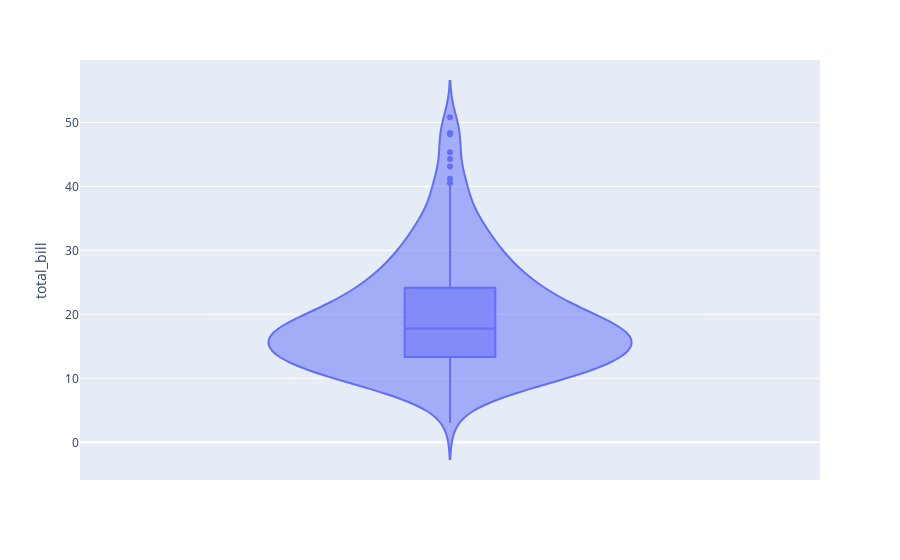

The notebook cell saved with this chart:
### Code cell
px.violin(df, y="total_bill", box =True)

### Figure 1 — Plotly figure (JSON) as saved in the notebook; plotly's stock layout.template omitted (floating-point values rounded to 4 significant figures; data arrays with more than 128 entries replaced by an {"elided": "..."} marker saying what was removed)
{"data": [{"alignmentgroup": "True", "box": {"visible": true}, "hovertemplate": "total_bill=%{y}<extra></extra>", "legendgroup": "", "marker": {"color": "#636efa"}, "name": "", "offsetgroup": "", "orientation": "v", "scalegroup": "True", "showlegend": false, "type": "violin", "x0": " ", "xaxis": "x", "y": {"elided": "244 float values"}, "y0": " ", "yaxis": "y"}], "layout": {"autosize": true, "legend": {"tracegroupgap": 0}, "margin": {"t": 60}, "violinmode": "group", "xaxis": {"anchor": "y", "autorange": true, "domain": [0, 1], "range": [-0.5, 0.5], "type": "category"}, "yaxis": {"anchor": "x", "autorange": true, "domain": [0, 1], "range": [-5.886, 59.77], "title": {"text": "total_bill"}, "type": "linear"}}}
